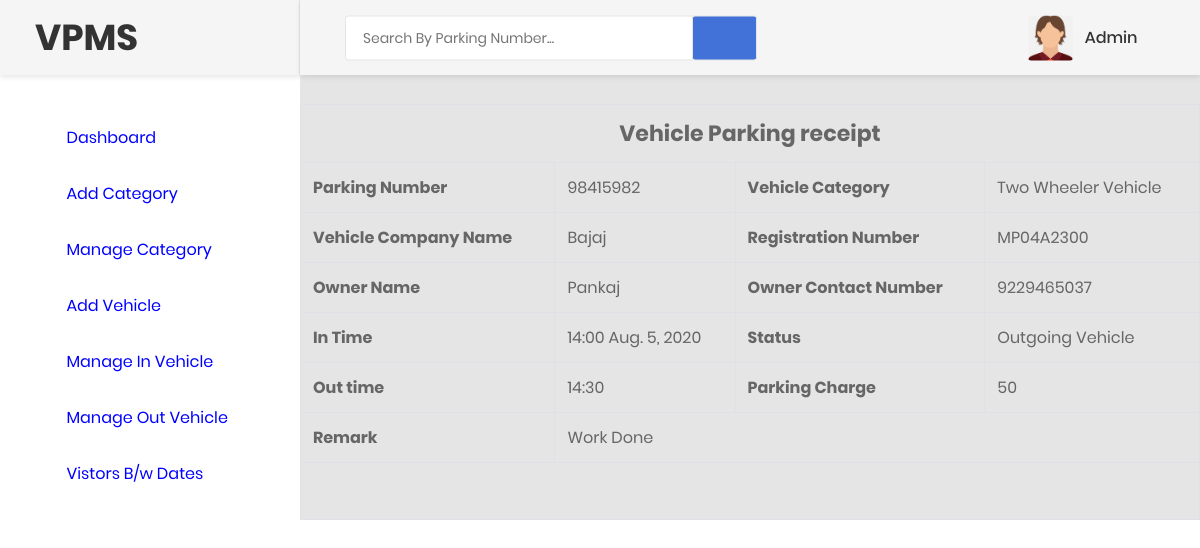
/print/1 (signed in), run on the app's committed database.
### vehicle/models.py (models this page shows, shortened)
class Vehicle(models.Model):
    parkingnumber = models.CharField(max_length=20)
    category = models.ForeignKey(Category, on_delete=models.CASCADE)
    vehiclecompany = models.CharField(max_length=50)
    regno = models.CharField(max_length=10)
    ownername = models.CharField(max_length=50)
    ownercontact = models.CharField(max_length=15)
    pdate = models.DateField()
    intime = models.CharField(max_length=50)
    outtime = models.CharField(max_length=50)
    parkingcharge = models.CharField(max_length=50)
    remark = models.CharField(max_length=500)
    status = models.CharField(max_length=20)

class Category(models.Model):
    categoryname = models.CharField(max_length=50)

### vehicle/views.py (the view)
# urls.py: path('print/<int:pid>',print_detail,name='print'),
def print_detail(request,pid):
    if not request.user.is_authenticated:
        return redirect('index')
    vehicle = Vehicle.objects.get(id=pid)
    d = {'vehicle': vehicle}
    return render(request,'print.html', d)

### vehicle/templates/print.html (shortened to what this page needs)
{% load static %}
{% block body %}
<html lang="en">
<head>
    <link href="{% static 'css/font-face.css' %}" rel="stylesheet" media="all">
    <link href="{% static 'vendor/font-awesome-5/css/fontawesome-all.min.css' %}" rel="stylesheet" media="all">
    <link href="{% static 'vendor/font-awesome-4.7/css/font-awesome.min.css' %}" rel="stylesheet" media="all">
    <link href="{% static 'vendor/mdi-font/css/material-design-iconic-font.min.css' %}" rel="stylesheet" media="all">
    <link href="{% static 'vendor/bootstrap-4.1/bootstrap.min.css' %}" rel="stylesheet" media="all">
    <link href="{% static 'vendor/animsition/animsition.min.css' %}" rel="stylesheet" media="all">
    <link href="{% static 'vendor/bootstrap-progressbar/bootstrap-progressbar-3.3.4.min.css' %}" rel="stylesheet" media="all">
    <link href="{% static 'vendor/wow/animate.css' %}" rel="stylesheet" media="all">
    <link href="{% static 'vendor/css-hamburgers/hamburgers.min.css' %}" rel="stylesheet" media="all">
    <link href="{% static 'vendor/slick/slick.css' %}" rel="stylesheet" media="all">
    <link href="{% static 'vendor/select2/select2.min.css' %}" rel="stylesheet" media="all">
    <link href="{% static 'vendor/perfect-scrollbar/perfect-scrollbar.css' %}" rel="stylesheet" media="all">
    <link href="{% static 'css/theme.css' %}" rel="stylesheet" media="all">
</head>
<body class="animsition">
    <div class="page-wrapper">
      {% include 'sidebar.html' %}
        <div class="page-container">
            {% include 'header.html' %}
<br><br><br><br>
<div  id="exampl">
      <table border="1" class="table table-bordered mg-b-0">
        <tr>
          <th colspan="4" style="text-align: center; font-size:22px;"> Vehicle Parking receipt</th>
        </tr>
   <tr>
                                <th>Parking Number</th>
                                   <td>{{vehicle.parkingnumber}}</td>
                                <th>Vehicle Category</th>
                                   <td>{{vehicle.category.categoryname}}</td>
                                   </tr>
                                   <tr>
                                <th>Vehicle Company Name</th>
                                   <td>{{vehicle.vehiclecompany}}</td>
                                <th>Registration Number</th>
                                   <td>{{vehicle.regno}}</td>
                                   </tr>
                                   <tr>
                                    <th>Owner Name</th>
                                      <td>{{vehicle.ownername}}</td>
                                       <th>Owner Contact Number</th>
                                        <td>{{vehicle.ownercontact}}</td>
                                    </tr>
                                    <tr>
                               <th>In Time</th>
                                <td>{{vehicle.intime}} {{vehicle.pdate}}</td>
    <th>Status</th>
    <td>
{% if vehicle.status == 'Out' %}
  Outgoing Vehicle
{% endif %}
     </td>
  </tr>
{% if vehicle.remark != '' %}
<tr>
<th>Out time</th>
<td>{{vehicle.outtime}}</td>
<th>Parking Charge</th>
<td>{{vehicle.parkingcharge}}</td>
</tr>
<tr>
  <th>Remark</th>
  <td colspan="3">{{vehicle.remark}}</td>
</tr>
{% endif %}
  <tr>
    <td colspan="4" style="text-align:center; cursor:pointer"><i class="fa fa-print fa-2x" aria-hidden="true" OnClick="CallPrint(this.value)"  ></i></td>
  </tr>
</table>
          </div>
</body>
</html>
{% endblock %}

### vehicle/templates/header.html (shortened to what this page needs)
{% load static %}
<header class="header-desktop">
                <div class="section__content section__content--p30">
                    <div class="container-fluid">
                        <div class="header-wrap">
                            <form class="form-header" name="search" action="{% url 'search'%}">
                                <input class="au-input au-input--xl" type="text" name="searchdata" id="searchdata" placeholder="Search By Parking Number..." />
                                <button class="au-btn--submit" type="submit" name="search" value="Submit">
                                    <i class="zmdi zmdi-search"></i>
                                </button>
                            </form>
                            <div class="header-button">
                                <div class="account-wrap">
                                    <div class="account-item clearfix js-item-menu">
                                        <div class="image">
                                            <img src="{% static 'images/icon/avatarboy729.png' %}" alt="Admin" />
                                        </div>
                                        <div class="content">
                                            <a class="js-acc-btn" href="#">{{request.user.username}}</a>
                                        </div>
                                    </div>
                                </div>
                            </div>
                        </div>
                    </div>
                </div>
            </header>

### data on the page
Vehicle: parkingnumber "98415982", category.categoryname "Two Wheeler Vehicle", vehiclecompany "Bajaj", regno "MP04A2300", ownername "Pankaj", ownercontact "9229465037", intime "14:00", pdate "Aug. 5, 2020", outtime "14:30", parkingcharge "50", remark "Work Done"

### other printed values
{{ request.user.username }} "Admin"
